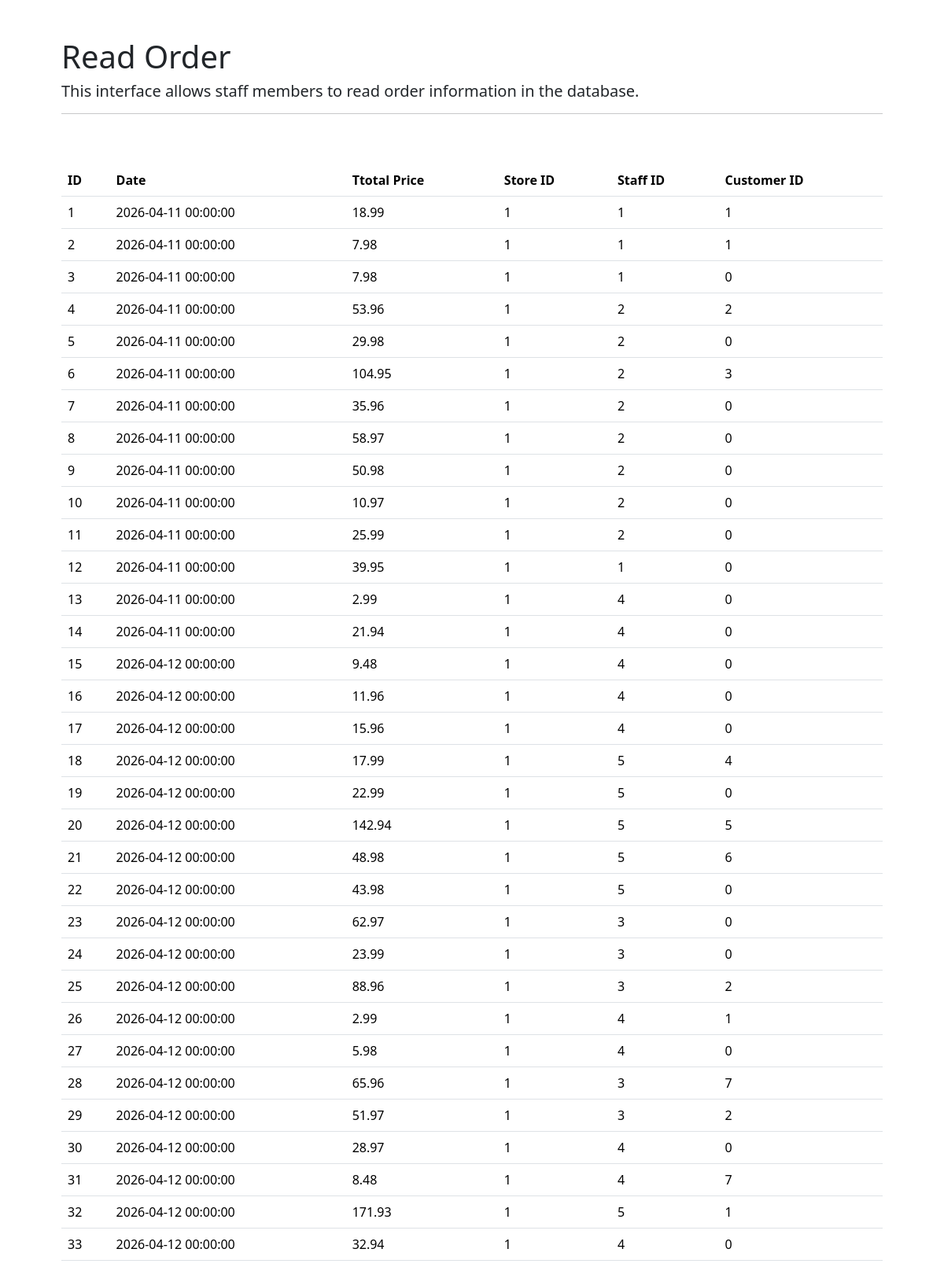
The page /final_project/read/read_order.php on the database its author committed.
### tables this page shows
CREATE TABLE orders (
  order_id INT NOT NULL,
  order_date DATETIME NOT NULL,
  order_total_price DOUBLE,
  fk_store_id INT,
  fk_staff_id INT,
  fk_customer_id INT,
  PRIMARY KEY (order_id),
  FOREIGN KEY (fk_customer_id)
      REFERENCES customer(customer_id),
  FOREIGN KEY (fk_staff_id)
      REFERENCES staff(staff_id),
  FOREIGN KEY (fk_store_id)
      REFERENCES store(store_id)
);

### final_project/read/read_order.php (the view, shortened to what this page needs)
<?php
require_once '../connect.php';
$q1 = "SELECT * FROM orders";
$stmt = $conn->prepare($q1);
$stmt->execute($i);
?>
<!DOCTYPE HTML>
<html>
    <head>
         <link href="https://cdn.jsdelivr.net/npm/bootstrap@5.3.8/dist/css/bootstrap.min.css" rel="stylesheet">
    </head>
    <body>
    <div class="container p-5">
        <h1>Read Order</h1>
        <h5>This interface allows staff members to read order information in the database.</h5>
        <hr/>
        <br><br>
        <table class="table">
                <thead>
                    <tr>
                    <th>ID</th>
                    <th>Date</th>
                    <th>Ttotal Price</th>
                    <th>Store ID</th>
                    <th>Staff ID</th>
                    <th>Customer ID</th>
                    </tr>
                </thead>
                <tbody>
                <?php
                    while($orders = $stmt->fetch(PDO::FETCH_ASSOC)) { ?>
                    <tr>
                        <td><?php echo $orders["order_id"];?></td>
                        <td><?php echo $orders["order_date"];?></td>
                        <td><?php echo $orders["order_total_price"];?></td>
                        <td><?php echo $orders["fk_store_id"];?></td>
                        <td><?php echo $orders["fk_staff_id"];?></td>
                        <td><?php echo $orders["fk_customer_id"];?></td>
                    </tr>
                <?php
                    } ?>
                </tbody>
                </table>
    </div>
    </body>
</html>

### rows shown on the page
orders: order_id "1", order_date "2026-04-11 00:00:00", order_total_price "18.99", fk_store "1", fk_staff "1", fk_customer "1"
orders: order_id "2", order_date "2026-04-11 00:00:00", order_total_price "7.98", fk_store "1", fk_staff "1", fk_customer "1"
orders: order_id "3", order_date "2026-04-11 00:00:00", order_total_price "7.98", fk_store "1", fk_staff "1", fk_customer "0"
orders: order_id "4", order_date "2026-04-11 00:00:00", order_total_price "53.96", fk_store "1", fk_staff "2", fk_customer "2"
orders: order_id "5", order_date "2026-04-11 00:00:00", order_total_price "29.98", fk_store "1", fk_staff "2", fk_customer "0"
orders: order_id "6", order_date "2026-04-11 00:00:00", order_total_price "104.95", fk_store "1", fk_staff "2", fk_customer "3"
orders: order_id "7", order_date "2026-04-11 00:00:00", order_total_price "35.96", fk_store "1", fk_staff "2", fk_customer "0"
orders: order_id "8", order_date "2026-04-11 00:00:00", order_total_price "58.97", fk_store "1", fk_staff "2", fk_customer "0"
orders: order_id "9", order_date "2026-04-11 00:00:00", order_total_price "50.98", fk_store "1", fk_staff "2", fk_customer "0"
orders: order_id "10", order_date "2026-04-11 00:00:00", order_total_price "10.97", fk_store "1", fk_staff "2", fk_customer "0"
orders: order_id "11", order_date "2026-04-11 00:00:00", order_total_price "25.99", fk_store "1", fk_staff "2", fk_customer "0"
orders: order_id "12", order_date "2026-04-11 00:00:00", order_total_price "39.95", fk_store "1", fk_staff "1", fk_customer "0"
orders: order_id "13", order_date "2026-04-11 00:00:00", order_total_price "2.99", fk_store "1", fk_staff "4", fk_customer "0"
orders: order_id "14", order_date "2026-04-11 00:00:00", order_total_price "21.94", fk_store "1", fk_staff "4", fk_customer "0"
orders: order_id "15", order_date "2026-04-12 00:00:00", order_total_price "9.48", fk_store "1", fk_staff "4", fk_customer "0"
orders: order_id "16", order_date "2026-04-12 00:00:00", order_total_price "11.96", fk_store "1", fk_staff "4", fk_customer "0"
orders: order_id "17", order_date "2026-04-12 00:00:00", order_total_price "15.96", fk_store "1", fk_staff "4", fk_customer "0"
orders: order_id "18", order_date "2026-04-12 00:00:00", order_total_price "17.99", fk_store "1", fk_staff "5", fk_customer "4"
orders: order_id "19", order_date "2026-04-12 00:00:00", order_total_price "22.99", fk_store "1", fk_staff "5", fk_customer "0"
orders: order_id "20", order_date "2026-04-12 00:00:00", order_total_price "142.94", fk_store "1", fk_staff "5", fk_customer "5"
orders: order_id "21", order_date "2026-04-12 00:00:00", order_total_price "48.98", fk_store "1", fk_staff "5", fk_customer "6"
orders: order_id "22", order_date "2026-04-12 00:00:00", order_total_price "43.98", fk_store "1", fk_staff "5", fk_customer "0"
orders: order_id "23", order_date "2026-04-12 00:00:00", order_total_price "62.97", fk_store "1", fk_staff "3", fk_customer "0"
orders: order_id "24", order_date "2026-04-12 00:00:00", order_total_price "23.99", fk_store "1", fk_staff "3", fk_customer "0"
orders: order_id "25", order_date "2026-04-12 00:00:00", order_total_price "88.96", fk_store "1", fk_staff "3", fk_customer "2"
orders: order_id "26", order_date "2026-04-12 00:00:00", order_total_price "2.99", fk_store "1", fk_staff "4", fk_customer "1"
orders: order_id "27", order_date "2026-04-12 00:00:00", order_total_price "5.98", fk_store "1", fk_staff "4", fk_customer "0"
orders: order_id "28", order_date "2026-04-12 00:00:00", order_total_price "65.96", fk_store "1", fk_staff "3", fk_customer "7"
orders: order_id "29", order_date "2026-04-12 00:00:00", order_total_price "51.97", fk_store "1", fk_staff "3", fk_customer "2"
orders: order_id "30", order_date "2026-04-12 00:00:00", order_total_price "28.97", fk_store "1", fk_staff "4", fk_customer "0"
orders: order_id "31", order_date "2026-04-12 00:00:00", order_total_price "8.48", fk_store "1", fk_staff "4", fk_customer "7"
orders: order_id "32", order_date "2026-04-12 00:00:00", order_total_price "171.93", fk_store "1", fk_staff "5", fk_customer "1"
orders: order_id "33", order_date "2026-04-12 00:00:00", order_total_price "32.94", fk_store "1", fk_staff "4", fk_customer "0"
